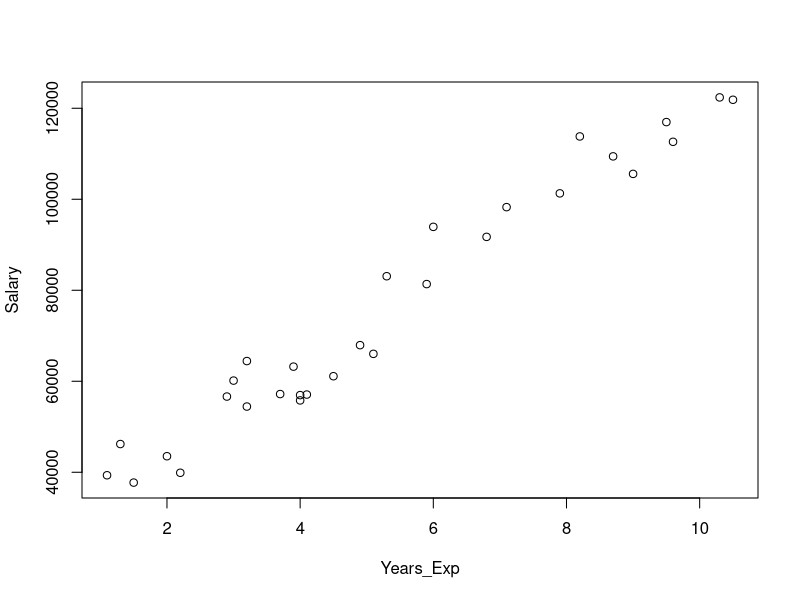
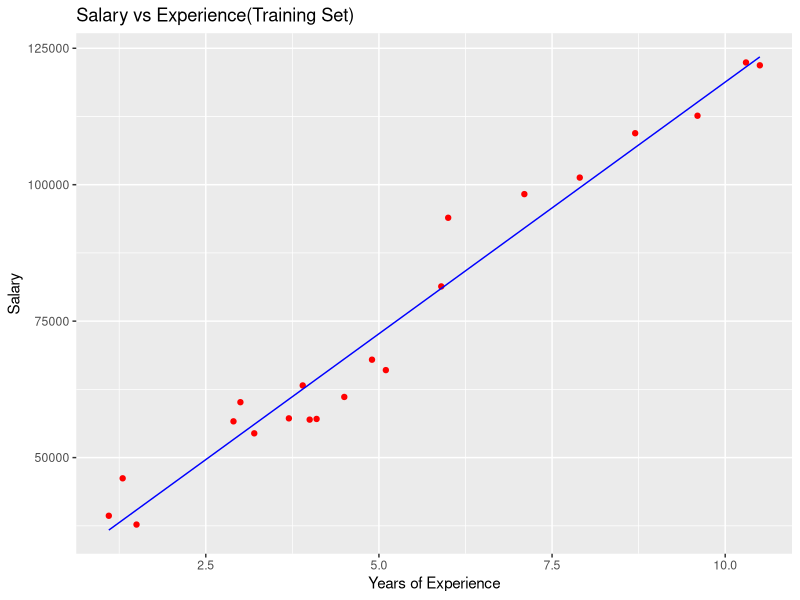

R code for these plots, in order:
library(caTools)
library(ggplot2)
data <- data.frame(
  Years_Exp = c(1.1, 1.3, 1.5, 10.3, 10.5, 2.0, 2.2, 2.9, 3.0, 3.2, 3.2, 3.7, 
                      3.9, 4.0, 4.0, 4.1, 4.5, 4.9, 5.1, 5.3, 5.9, 6.0, 6.8, 7.1, 
                      7.9, 8.2, 8.7, 9.0, 9.5, 9.6),
  Salary = c(39343.00, 46205.00, 37731.00, 122391.00, 121872.00, 43525.00, 39891.00, 
             56642.00, 60150.00, 54445.00, 64445.00, 57189.00, 63218.00, 55794.00, 
             56957.00, 57081.00, 61111.00, 67938.00, 66029.00, 83088.00, 81363.00, 
             93940.00, 91738.00, 98273.00, 101302.00, 113812.00, 109431.00, 105582.00, 
             116969.00, 112635.00)
)

plot(data)

#sample.split(): Split the dataset into training and test based on a split ratio
#Here, we choose 70% data for training

#FUNCTION: subset()
#Use: This function is used to select appropriate subset of data

#TRUE: Select subset
# FASLE: Not select subset

split = sample.split(data$Salary, SplitRatio = 0.7)
training_set = subset(data, split == TRUE)
test_data = subset(data, split == FALSE)

# FUNCTION: lm()
# Use: This function lm is used to fit a linear model, where Salary ~ YearsExp
# is the formula used to predict Salary based on Years of experience
# (depedent ~ independent)

lm_r = lm(formula = Salary ~ Years_Exp, data=training_set)

ggplot() + geom_point(aes(x=training_set$Years_Exp, y= training_set$Salary), color='red')+
  geom_line(aes(x=training_set$Years_Exp, y= predict(lm_r, newdata= training_set)), color='blue')+
  ggtitle('Salary vs Experience(Training Set)') +
  xlab('Years of Experience') + ylab("Salary")
